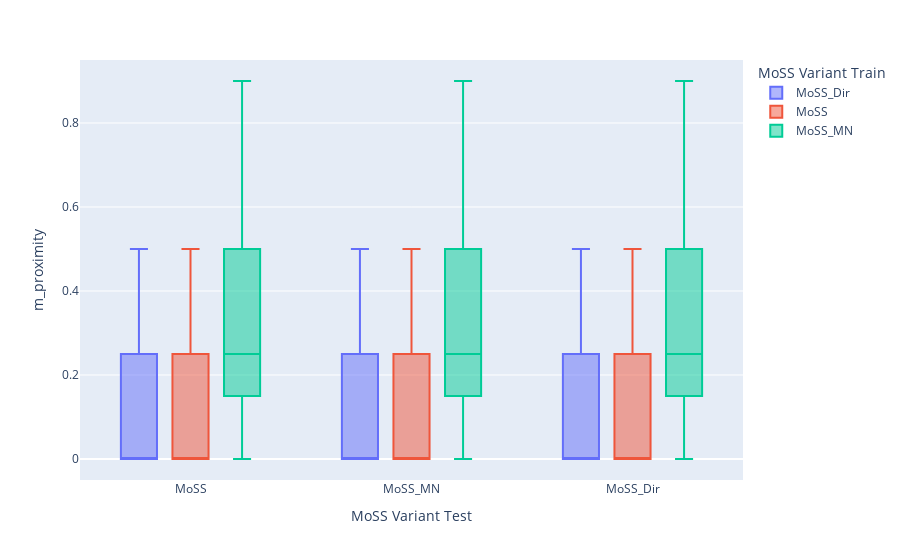

Source (notebook cell):
### Code cell
fig = px.box(results, x="MoSS Variant Test", y="m_proximity", color="MoSS Variant Train")
fig.show()

### Figure 1 — Plotly figure (JSON) as saved in the notebook; plotly's stock layout.template omitted (floating-point values rounded to 4 significant figures; data arrays with more than 128 entries replaced by an {"elided": "..."} marker saying what was removed)
{"data": [{"alignmentgroup": "True", "hovertemplate": "MoSS Variant Train=MoSS_Dir<br>MoSS Variant Test=%{x}<br>m_proximity=%{y}<extra></extra>", "legendgroup": "MoSS_Dir", "marker": {"color": "#636efa"}, "name": "MoSS_Dir", "notched": false, "offsetgroup": "MoSS_Dir", "orientation": "v", "showlegend": true, "type": "box", "x": {"elided": "900 str values"}, "x0": " ", "xaxis": "x", "y": {"elided": "900 float values"}, "y0": " ", "yaxis": "y"}, {"alignmentgroup": "True", "hovertemplate": "MoSS Variant Train=MoSS<br>MoSS Variant Test=%{x}<br>m_proximity=%{y}<extra></extra>", "legendgroup": "MoSS", "marker": {"color": "#EF553B"}, "name": "MoSS", "notched": false, "offsetgroup": "MoSS", "orientation": "v", "showlegend": true, "type": "box", "x": {"elided": "900 str values"}, "x0": " ", "xaxis": "x", "y": {"elided": "900 float values"}, "y0": " ", "yaxis": "y"}, {"alignmentgroup": "True", "hovertemplate": "MoSS Variant Train=MoSS_MN<br>MoSS Variant Test=%{x}<br>m_proximity=%{y}<extra></extra>", "legendgroup": "MoSS_MN", "marker": {"color": "#00cc96"}, "name": "MoSS_MN", "notched": false, "offsetgroup": "MoSS_MN", "orientation": "v", "showlegend": true, "type": "box", "x": {"elided": "900 str values"}, "x0": " ", "xaxis": "x", "y": {"elided": "900 float values"}, "y0": " ", "yaxis": "y"}], "layout": {"boxmode": "group", "legend": {"title": {"text": "MoSS Variant Train"}, "tracegroupgap": 0}, "margin": {"t": 60}, "xaxis": {"anchor": "y", "domain": [0, 1], "title": {"text": "MoSS Variant Test"}}, "yaxis": {"anchor": "x", "domain": [0, 1], "title": {"text": "m_proximity"}}}}
